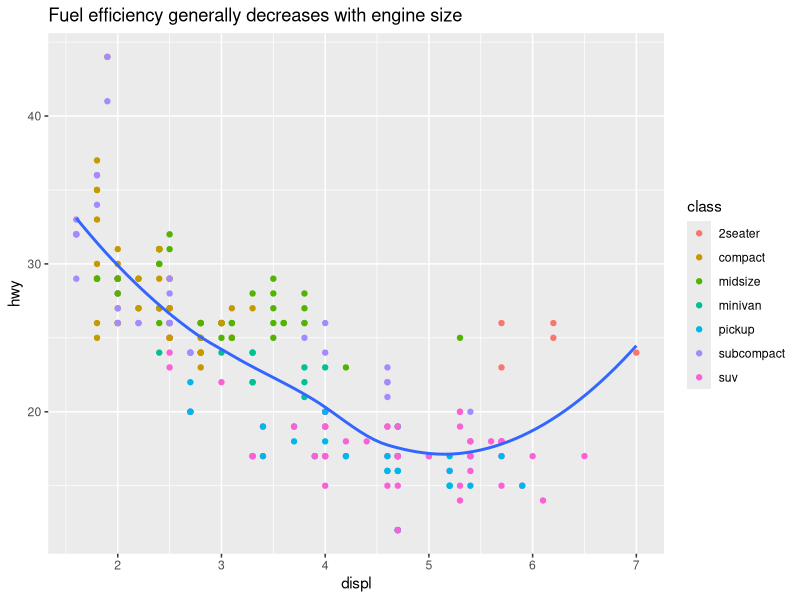
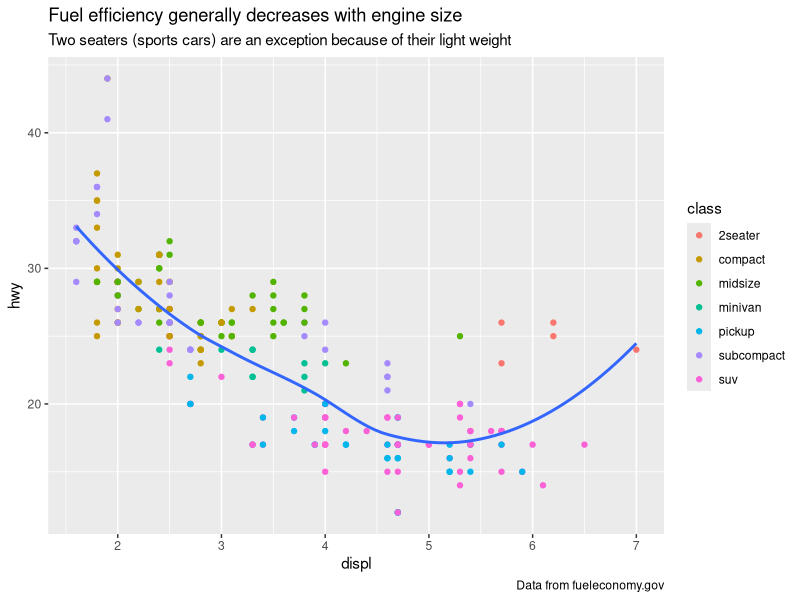
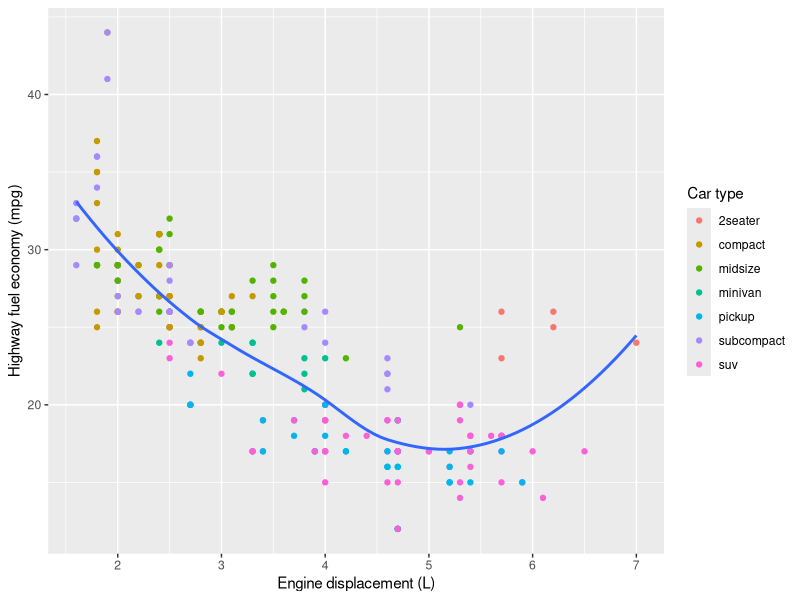
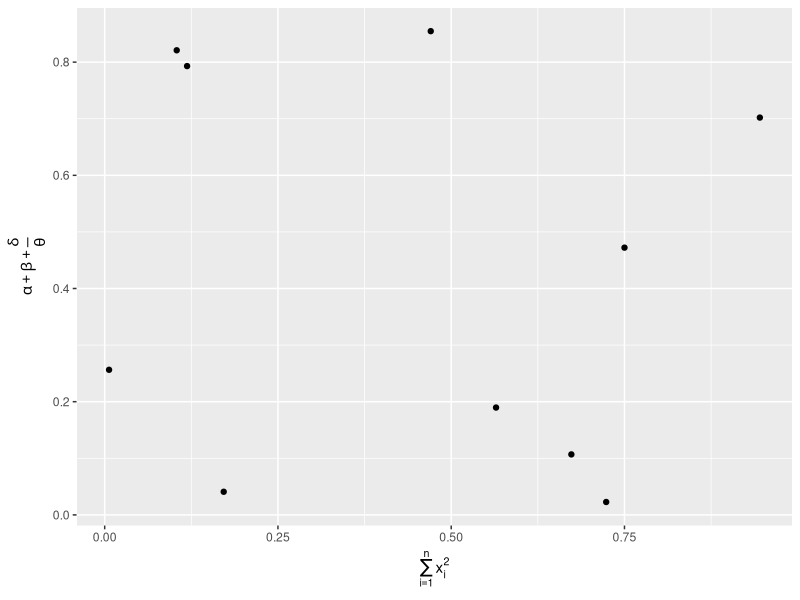
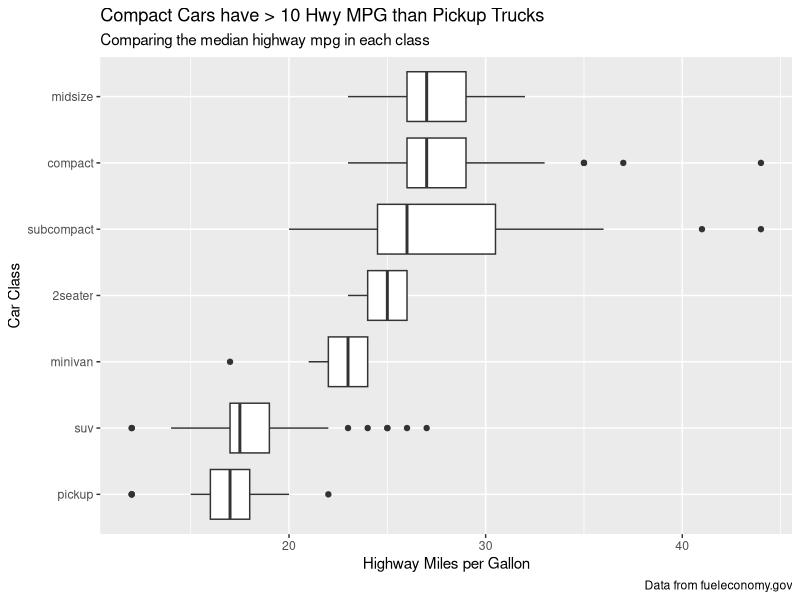
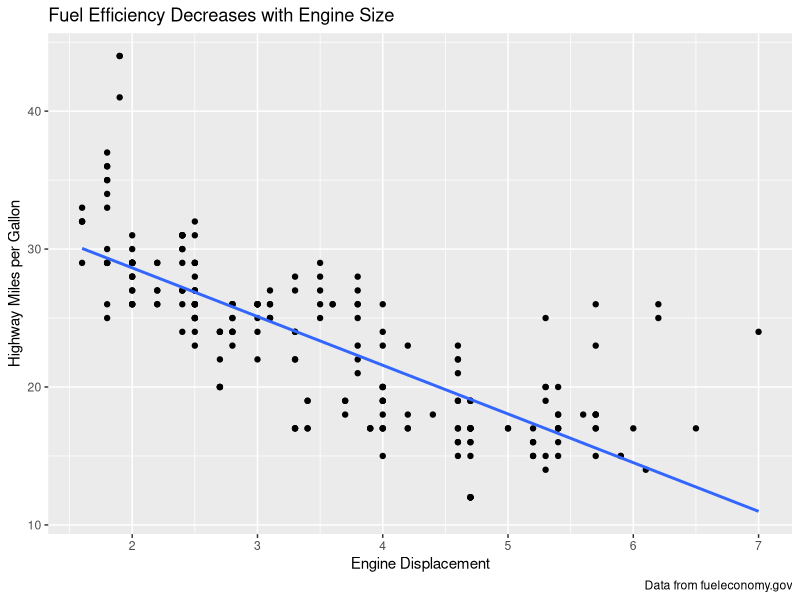
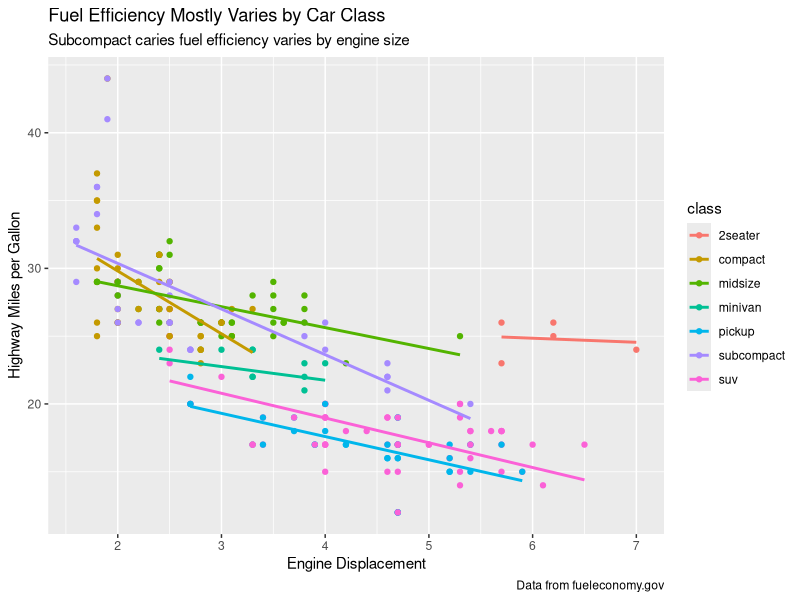
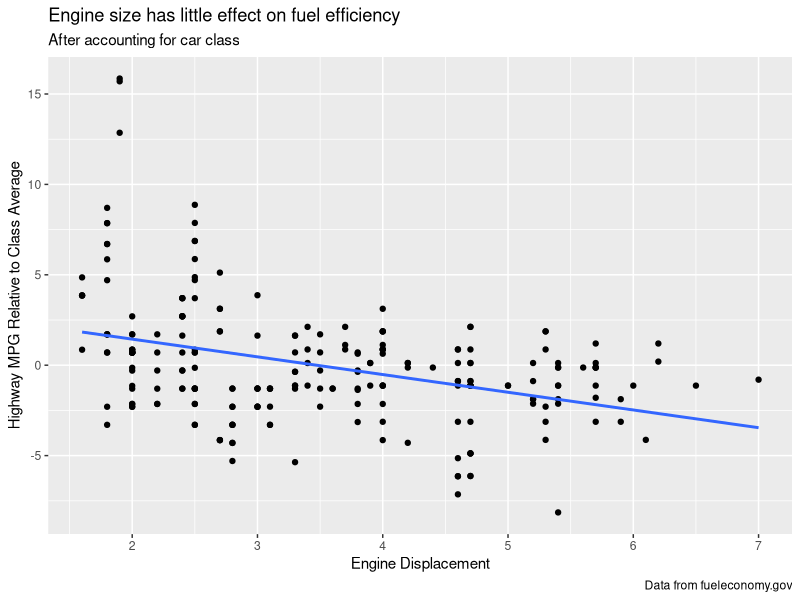

These charts were generated, in order, by the following R code:
## 28 Graphics for communication

library(tidyverse)
library(modelr)
library(lubridate)

## ==== 28.2 Label

ggplot(mpg, aes(displ, hwy)) +
  geom_point(aes(color = class)) +
  geom_smooth(se = FALSE) +
  labs(title = "Fuel efficiency generally decreases with engine size")

ggplot(mpg, aes(displ, hwy)) +
  geom_point(aes(color = class)) +
  geom_smooth(se = FALSE) +
  labs(
    title = "Fuel efficiency generally decreases with engine size",
    subtitle = "Two seaters (sports cars) are an exception because of their light weight",
    caption = "Data from fueleconomy.gov"
  )

ggplot(mpg, aes(displ, hwy)) +
  geom_point(aes(colour = class)) +
  geom_smooth(se = FALSE) +
  labs(
    x = "Engine displacement (L)",
    y = "Highway fuel economy (mpg)",
    colour = "Car type"
  )

df <- tibble(
  x = runif(10),
  y = runif(10)
)
ggplot(df, aes(x, y)) +
  geom_point() +
  labs(
    x = quote(sum(x[i] ^ 2, i == 1, n)),
    y = quote(alpha + beta + frac(delta, theta))
  )

## ---- 28.2.1 Exercises

ggplot(
  data = mpg,
  mapping = aes(x = fct_reorder(class, hwy), y = hwy)
) +
  geom_boxplot() +
  coord_flip() +
  labs(
    title = "Compact Cars have > 10 Hwy MPG than Pickup Trucks",
    subtitle = "Comparing the median highway mpg in each class",
    caption = "Data from fueleconomy.gov",
    x = "Car Class",
    y = "Highway Miles per Gallon"
  )

ggplot(mpg, aes(displ, hwy)) +
  geom_point() +
  geom_smooth(method = "lm", se = FALSE) +
  labs(
    title = "Fuel Efficiency Decreases with Engine Size",
    caption = "Data from fueleconomy.gov",
    y = "Highway Miles per Gallon",
    x = "Engine Displacement"
  )

ggplot(mpg, aes(displ, hwy, colour = class)) +
  geom_point() +
  geom_smooth(method = "lm", se = FALSE) +
  labs(
    title = "Fuel Efficiency Mostly Varies by Car Class",
    subtitle = "Subcompact caries fuel efficiency varies by engine size",
    caption = "Data from fueleconomy.gov",
    y = "Highway Miles per Gallon",
    x = "Engine Displacement"
  )

mod <- lm(hwy ~ class, data = mpg)
mpg %>%
  add_residuals(mod) %>%
  ggplot(aes(x = displ, y = resid)) +
  geom_point() +
  geom_smooth(method = "lm", se = FALSE) +
  labs(
    title = "Engine size has little effect on fuel efficiency",
    subtitle = "After accounting for car class",
    caption = "Data from fueleconomy.gov",
    y = "Highway MPG Relative to Class Average",
    x = "Engine Displacement"
  )

## ==== 28.3 Annotations

best_in_class <- mpg %>%
  group_by(class) %>%
  filter(row_number(desc(hwy)) == 1)

ggplot(mpg, aes(displ, hwy)) +
  geom_point(aes(colour = class)) +
  geom_text(aes(label = model), data = best_in_class)

ggplot(mpg, aes(displ, hwy)) +
  geom_point(aes(colour = class)) +
  geom_label(aes(label = model), data = best_in_class, nudge_y = 2, alpha = 0.5)

ggplot(mpg, aes(displ, hwy)) +
  geom_point(aes(colour = class)) +
  geom_point(size = 3, shape = 1, data = best_in_class) +
  ggrepel::geom_label_repel(aes(label = model), data = best_in_class)

class_avg <- mpg %>%
  group_by(class) %>%
  summarise(
    displ = median(displ),
    hwy = median(hwy)
  )

ggplot(mpg, aes(displ, hwy, colour = class)) +
  ggrepel::geom_label_repel(aes(label = class),
                            data = class_avg,
                            size = 6,
                            label.size = 0,
                            segment.color = NA
  ) +
  geom_point() +
  theme(legend.position = "none")

label <- mpg %>%
  summarise(
    displ = max(displ),
    hwy = max(hwy),
    label = "Increasing engine size is \nrelated to decreasing fuel economy."
  )

ggplot(mpg, aes(displ, hwy)) +
  geom_point() +
  geom_text(aes(label = label), data = label, vjust = "top", hjust = "right")

label <- tibble(
  displ = Inf,
  hwy = Inf,
  label = "Increasing engine size is \nrelated to decreasing fuel economy."
)

ggplot(mpg, aes(displ, hwy)) +
  geom_point() +
  geom_text(aes(label = label), data = label, vjust = "top", hjust = "right")

"Increasing engine size is related to decreasing fuel economy." %>%
  stringr::str_wrap(width = 40) %>%
  writeLines()

## ---- 28.3.1 Exercises

label <- tribble(
  ~displ, ~hwy, ~label, ~vjust, ~hjust,
  Inf, Inf, "Top right", "top", "right",
  Inf, -Inf, "Bottom right", "bottom", "right",
  -Inf, Inf, "Top left", "top", "left",
  -Inf, -Inf, "Bottom left", "bottom", "left"
)

ggplot(mpg, aes(displ, hwy)) +
  geom_point() +
  geom_text(aes(label = label, vjust = vjust, hjust = hjust), data = label)

ggplot(mpg, aes(displ, hwy)) +
  geom_point() +
  annotate("text",
           x = Inf, y = Inf,
           label = "Increasing engine size is \nrelated to decreasing fuel economy.", vjust = "top", hjust = "right"
  )

label <- tibble(
  displ = Inf,
  hwy = Inf,
  label = "Increasing engine size is \nrelated to decreasing fuel economy."
)

ggplot(mpg, aes(displ, hwy)) +
  geom_point() +
  geom_text(aes(label = label),
            data = label, vjust = "top", hjust = "right",
            size = 2
  ) +
  facet_wrap(~class)

label <- tibble(
  displ = Inf,
  hwy = Inf,
  class = "2seater",
  label = "Increasing engine size is \nrelated to decreasing fuel economy."
)

ggplot(mpg, aes(displ, hwy)) +
  geom_point() +
  geom_text(aes(label = label),
            data = label, vjust = "top", hjust = "right",
            size = 2
  ) +
  facet_wrap(~class)

label <- tibble(
  displ = Inf,
  hwy = Inf,
  class = unique(mpg$class),
  label = str_c("Label for ", class)
)

ggplot(mpg, aes(displ, hwy)) +
  geom_point() +
  geom_text(aes(label = label),
            data = label, vjust = "top", hjust = "right",
            size = 3
  ) +
  facet_wrap(~class)

## ==== 28.4 Scales

ggplot(mpg, aes(displ, hwy)) +
  geom_point(aes(colour = class))

ggplot(mpg, aes(displ, hwy)) +
  geom_point(aes(colour = class)) +
  scale_x_continuous() +
  scale_y_continuous() +
  scale_colour_discrete()

## ---- 28.4.1 Axis ticks and legend keys

ggplot(mpg, aes(displ, hwy)) +
  geom_point() +
  scale_y_continuous(breaks = seq(15, 40, by = 5))

ggplot(mpg, aes(displ, hwy)) +
  geom_point() +
  scale_x_continuous(labels = NULL) +
  scale_y_continuous(labels = NULL)

presidential %>%
  mutate(id = 33 + row_number()) %>%
  ggplot(aes(start, id)) +
  geom_point() +
  geom_segment(aes(xend = end, yend = id)) +
  scale_x_date(NULL, breaks = presidential$start, date_labels = "'%y")

## ---- 28.4.2 Legend layout

base <- ggplot(mpg, aes(displ, hwy)) +
  geom_point(aes(colour = class))

base + theme(legend.position = "left")
base + theme(legend.position = "top")
base + theme(legend.position = "bottom")
base + theme(legend.position = "right") # the default

ggplot(mpg, aes(displ, hwy)) +
  geom_point(aes(colour = class)) +
  geom_smooth(se = FALSE) +
  theme(legend.position = "bottom") +
  guides(colour = guide_legend(nrow = 1, override.aes = list(size = 4)))

## ---- 28.4.3 Replacing a scale

ggplot(diamonds, aes(carat, price)) +
  geom_bin2d()

ggplot(diamonds, aes(log10(carat), log10(price))) +
  geom_bin2d()

ggplot(diamonds, aes(carat, price)) +
  geom_bin2d() + 
  scale_x_log10() + 
  scale_y_log10()

ggplot(mpg, aes(displ, hwy)) +
  geom_point(aes(color = drv))

ggplot(mpg, aes(displ, hwy)) +
  geom_point(aes(color = drv)) +
  scale_colour_brewer(palette = "Set1")

ggplot(mpg, aes(displ, hwy)) +
  geom_point(aes(color = drv, shape = drv)) +
  scale_colour_brewer(palette = "Set1")

presidential %>%
  mutate(id = 33 + row_number()) %>%
  ggplot(aes(start, id, colour = party)) +
  geom_point() +
  geom_segment(aes(xend = end, yend = id)) +
  scale_colour_manual(values = c(Republican = "red", Democratic = "blue"))

df <- tibble(
  x = rnorm(10000),
  y = rnorm(10000)
)
ggplot(df, aes(x, y)) +
  geom_hex() +
  coord_fixed()

ggplot(df, aes(x, y)) +
  geom_hex() +
  viridis::scale_fill_viridis() +
  coord_fixed()

## ---- 28.4.4 Exercises

df <- tibble(
  x = rnorm(10000),
  y = rnorm(10000)
)
ggplot(df, aes(x, y)) +
  geom_hex() +
  scale_colour_gradient(low = "white", high = "red") +
  coord_fixed()

ggplot(df, aes(x, y)) +
  geom_hex() +
  scale_fill_gradient(low = "white", high = "red") +
  coord_fixed()

ggplot(mpg, aes(displ, hwy)) +
  geom_point(aes(colour = class)) +
  geom_smooth(se = FALSE) +
  labs(
    x = "Engine displacement (L)",
    y = "Highway fuel economy (mpg)",
    colour = "Car type"
  )

ggplot(mpg, aes(displ, hwy)) +
  geom_point(aes(colour = class)) +
  geom_smooth(se = FALSE) +
  scale_x_continuous("Engine displacement (L)") +
  scale_y_continuous("Highway fuel economy (mpg)") +
  scale_colour_discrete("Car type")

fouryears <- lubridate::make_date(seq(year(min(presidential$start)),
                                      year(max(presidential$end)),
                                      by = 4
), 1, 1)

presidential %>%
  mutate(
    id = 33 + row_number(),
    name_id = fct_inorder(str_c(name, " (", id, ")"))
  ) %>%
  ggplot(aes(start, name_id, colour = party)) +
  geom_point() +
  geom_segment(aes(xend = end, yend = name_id)) +
  scale_colour_manual("Party", values = c(Republican = "red", Democratic = "blue")) +
  scale_y_discrete(NULL) +
  scale_x_date(NULL,
               breaks = presidential$start, date_labels = "'%y",
               minor_breaks = fouryears
  ) +
  ggtitle("Terms of US Presdients",
          subtitle = "Roosevelth (34th) to Obama (44th)"
  ) +
  theme(
    panel.grid.minor = element_blank(),
    axis.ticks.y = element_blank()
  )

ggplot(diamonds, aes(carat, price)) +
  geom_point(aes(colour = cut), alpha = 1 / 20)

ggplot(diamonds, aes(carat, price)) +
  geom_point(aes(colour = cut), alpha = 1 / 20) +
  theme(legend.position = "bottom") +
  guides(colour = guide_legend(nrow = 1, override.aes = list(alpha = 1)))

## ==== 28.5 Zooming

ggplot(mpg, mapping = aes(displ, hwy)) +
  geom_point(aes(color = class)) +
  geom_smooth() +
  coord_cartesian(xlim = c(5, 7), ylim = c(10, 30))

mpg %>%
  filter(displ >= 5, displ <= 7, hwy >= 10, hwy <= 30) %>%
  ggplot(aes(displ, hwy)) +
  geom_point(aes(color = class)) +
  geom_smooth()

suv <- mpg %>% filter(class == "suv")
compact <- mpg %>% filter(class == "compact")

ggplot(suv, aes(displ, hwy, colour = drv)) +
  geom_point()

ggplot(compact, aes(displ, hwy, colour = drv)) +
  geom_point()

x_scale <- scale_x_continuous(limits = range(mpg$displ))
y_scale <- scale_y_continuous(limits = range(mpg$hwy))
col_scale <- scale_colour_discrete(limits = unique(mpg$drv))

ggplot(suv, aes(displ, hwy, colour = drv)) +
  geom_point() +
  x_scale +
  y_scale +
  col_scale

ggplot(compact, aes(displ, hwy, colour = drv)) +
  geom_point() +
  x_scale +
  y_scale +
  col_scale

## ==== 28.6 Themes

ggplot(mpg, aes(displ, hwy)) +
  geom_point(aes(color = class)) +
  geom_smooth(se = FALSE) +
  theme_bw()

## ==== 28.7 Saving your plots

ggplot(mpg, aes(displ, hwy)) + geom_point()

ggsave("my-plot.pdf")

## ---- 28.7.1 Figure sizing

## ---- 28.7.2 Other important options


